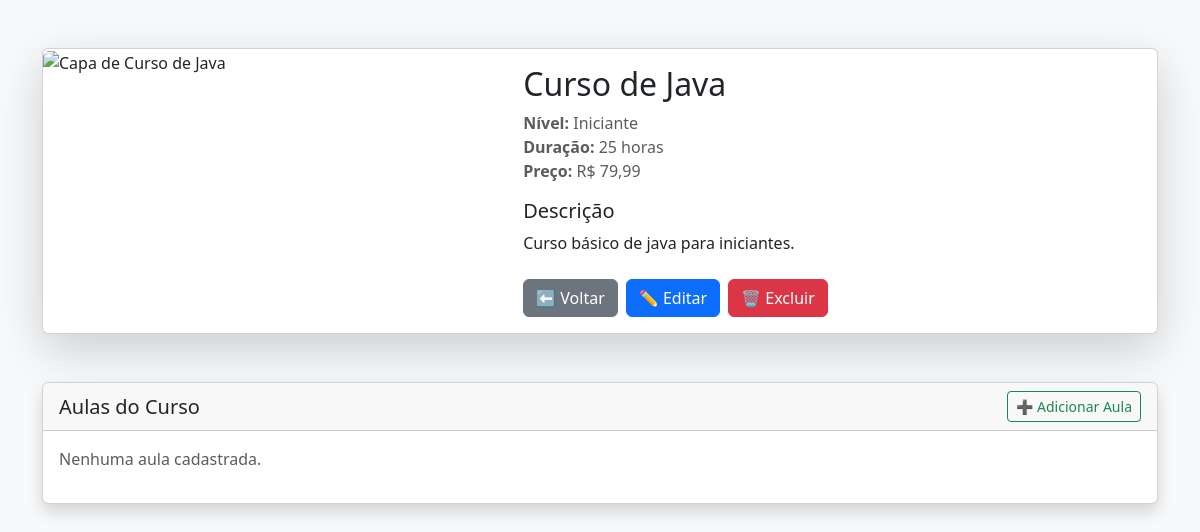
Screenshot of /curso/5/ with the database file from the repository.
### cursos/models.py (models this page shows, shortened)
class Curso(models.Model):
    titulo = models.CharField(max_length=200)
    descricao = models.TextField()
    preco = models.DecimalField(max_digits=8, decimal_places=2)
    carga_horaria = models.PositiveIntegerField(help_text="Duração do curso em horas")
    nivel = models.CharField(max_length=20, choices=NIVEIS)
    capa_url = models.URLField(help_text="URL da imagem de capa do curso")

### cursos/views.py (the view)
# urls.py: path('curso/<int:pk>/', CursoDetailView.as_view(), name='curso_detail'),
class CursoDetailView(DetailView):
    model = Curso
    template_name = 'cursos/curso_detail.html'
    context_object_name = 'curso'

### cursos/templates/cursos/curso_detail.html (shortened to what this page needs)
{% load static %}
<!DOCTYPE html>
<html>
<head>
  <link href="https://cdn.jsdelivr.net/npm/bootstrap@5.3.0/dist/css/bootstrap.min.css" rel="stylesheet">
</head>
<body class="bg-light">
<div class="container py-5">
  <div class="card shadow-lg mb-5">
    <div class="row g-0">
      <div class="col-md-5">
        <img src="{{ curso.capa_url }}" class="img-fluid rounded-start h-100 object-fit-cover" alt="Capa de {{ curso.titulo }}">
      </div>
      <div class="col-md-7">
        <div class="card-body">
          <h2 class="card-title">{{ curso.titulo }}</h2>
          <ul class="list-unstyled text-muted">
            <li><strong>Nível:</strong> {{ curso.get_nivel_display }}</li>
            <li><strong>Duração:</strong> {{ curso.carga_horaria }} horas</li>
            <li><strong>Preço:</strong> R$ {{ curso.preco }}</li>
          </ul>
          <h5 class="mt-3">Descrição</h5>
          <p>{{ curso.descricao }}</p>
          <div class="d-flex gap-2 mt-4">
            <a href="{% url 'curso_list' %}" class="btn btn-secondary">
              ⬅ Voltar
            </a>
            <a href="{% url 'curso_update' curso.pk %}" class="btn btn-primary">
              ✏️ Editar
            </a>
            <a href="{% url 'curso_delete' curso.pk %}" class="btn btn-danger">
              🗑️ Excluir
            </a>
          </div>
        </div>
      </div>
    </div>
  </div>
  <div class="card shadow">
    <div class="card-header d-flex justify-content-between align-items-center">
      <h5 class="mb-0">Aulas do Curso</h5>
      <a href="{% url 'aula_create_com_curso' curso.pk %}" class="btn btn-outline-success btn-sm">
        ➕ Adicionar Aula
      </a>
    </div>
    <div class="card-body scroll-box">
      {% for aula in curso.aulas.all %}
  <div class="aula-card d-flex align-items-center justify-content-between">
    <div class="d-flex align-items-center gap-3">
      {% if aula.get_youtube_id %}
        <img src="https://img.youtube.com/vi/{{ aula.get_youtube_id }}/hqdefault.jpg"
             alt="Thumbnail da aula"
             class="img-thumbnail"
             style="width: 120px;">
      {% endif %}
      <div>
        <h6 class="mb-1">{{ aula.titulo }}</h6>
        <p class="mb-1 text-muted">{{ aula.descricao|truncatewords:20 }}</p>
      </div>
    </div>
    <div class="aula-actions d-flex gap-1">
      {% if aula.video_url %}
        <a href="{% url 'video_player' %}?url={{ aula.video_url|urlencode }}" class="btn btn-sm btn-outline-success" title="Assistir vídeo">▶️</a>
      {% endif %}
      <a href="{% url 'aula_update' aula.pk %}" class="btn btn-sm btn-outline-primary">✏️</a>
      <a href="{% url 'aula_delete' aula.pk %}" class="btn btn-sm btn-outline-danger"
         onclick="return confirm('Tem certeza que deseja excluir esta aula?')">🗑️</a>
    </div>
  </div>
  {% empty %}
    <p class="text-muted">Nenhuma aula cadastrada.</p>
  {% endfor %}
    </div>
  </div>
</div>
</body>
</html>

### cursos/templates/cursos/curso_detail.html (style rules this page uses)
.scroll-box { max-height: 300px; overflow-y: auto; }
.fade-in-left { opacity: 0; transform: translateX(-50px); animation: fadeInLeft 0.6s ease-out forwards; }

### rows the page displays
Curso: titulo "Curso de Java", nivel "Iniciante", carga_horaria "25", preco "79,99", descricao "Curso básico de java para iniciantes."
